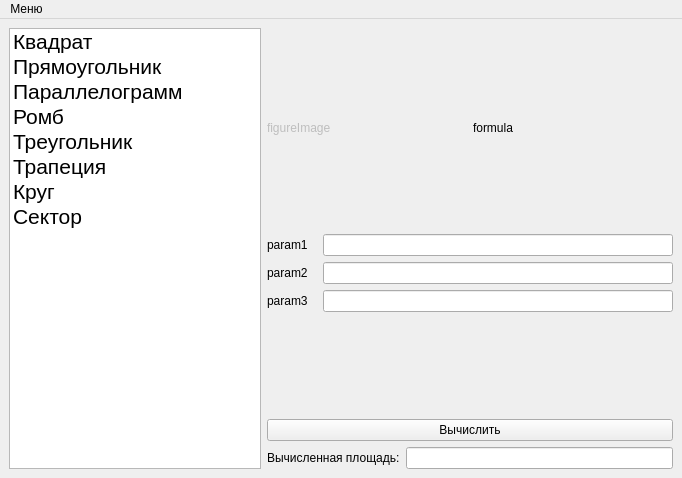
<?xml version="1.0" encoding="UTF-8"?>
<ui version="4.0">
 <class>MainWindow</class>
 <widget class="QMainWindow" name="MainWindow">
  <property name="geometry">
   <rect>
    <x>0</x>
    <y>0</y>
    <width>682</width>
    <height>478</height>
   </rect>
  </property>
  <property name="sizePolicy">
   <sizepolicy hsizetype="Preferred" vsizetype="Preferred">
    <horstretch>0</horstretch>
    <verstretch>0</verstretch>
   </sizepolicy>
  </property>
  <property name="windowTitle">
   <string>MainWindow</string>
  </property>
  <widget class="QWidget" name="centralwidget">
   <property name="sizePolicy">
    <sizepolicy hsizetype="Preferred" vsizetype="Preferred">
     <horstretch>0</horstretch>
     <verstretch>0</verstretch>
    </sizepolicy>
   </property>
   <layout class="QVBoxLayout" name="verticalLayout">
    <item>
     <layout class="QHBoxLayout" name="horizontalLayout">
      <item>
       <widget class="QListWidget" name="listWidget">
        <property name="sizePolicy">
         <sizepolicy hsizetype="Preferred" vsizetype="Preferred">
          <horstretch>0</horstretch>
          <verstretch>0</verstretch>
         </sizepolicy>
        </property>
        <property name="minimumSize">
         <size>
          <width>240</width>
          <height>0</height>
         </size>
        </property>
        <item>
         <property name="text">
          <string>Квадрат</string>
         </property>
         <property name="font">
          <font>
           <pointsize>16</pointsize>
          </font>
         </property>
         <property name="icon">
          <iconset resource="resource.qrc">
           <normaloff>:/images/icons/square-svgrepo-com.svg</normaloff>:/images/icons/square-svgrepo-com.svg</iconset>
         </property>
        </item>
        <item>
         <property name="text">
          <string>Прямоугольник</string>
         </property>
         <property name="font">
          <font>
           <pointsize>16</pointsize>
          </font>
         </property>
         <property name="icon">
          <iconset resource="resource.qrc">
           <normaloff>:/images/icons/rectangle-wide-svgrepo-com.svg</normaloff>:/images/icons/rectangle-wide-svgrepo-com.svg</iconset>
         </property>
        </item>
        <item>
         <property name="text">
          <string>Параллелограмм</string>
         </property>
         <property name="font">
          <font>
           <pointsize>16</pointsize>
          </font>
         </property>
         <property name="icon">
          <iconset resource="resource.qrc">
           <normaloff>:/images/icons/parallelogram-svgrepo-com.svg</normaloff>:/images/icons/parallelogram-svgrepo-com.svg</iconset>
         </property>
        </item>
        <item>
         <property name="text">
          <string>Ромб</string>
         </property>
         <property name="font">
          <font>
           <pointsize>16</pointsize>
          </font>
         </property>
         <property name="icon">
          <iconset resource="resource.qrc">
           <normaloff>:/images/icons/rhombus-svgrepo-com.svg</normaloff>:/images/icons/rhombus-svgrepo-com.svg</iconset>
         </property>
        </item>
        <item>
         <property name="text">
          <string>Треугольник</string>
         </property>
         <property name="font">
          <font>
           <pointsize>16</pointsize>
          </font>
         </property>
         <property name="icon">
          <iconset resource="resource.qrc">
           <normaloff>:/images/icons/triangle-svgrepo-com.svg</normaloff>:/images/icons/triangle-svgrepo-com.svg</iconset>
         </property>
        </item>
        <item>
         <property name="text">
          <string>Трапеция</string>
         </property>
         <property name="font">
          <font>
           <pointsize>16</pointsize>
          </font>
         </property>
         <property name="icon">
          <iconset resource="resource.qrc">
           <normaloff>:/images/icons/trapezoid-svgrepo-com.svg</normaloff>:/images/icons/trapezoid-svgrepo-com.svg</iconset>
         </property>
        </item>
        <item>
         <property name="text">
          <string>Круг</string>
         </property>
         <property name="font">
          <font>
           <pointsize>16</pointsize>
          </font>
         </property>
         <property name="icon">
          <iconset resource="resource.qrc">
           <normaloff>:/images/icons/circle-svgrepo-com.svg</normaloff>:/images/icons/circle-svgrepo-com.svg</iconset>
         </property>
        </item>
        <item>
         <property name="text">
          <string>Сектор</string>
         </property>
         <property name="font">
          <font>
           <pointsize>16</pointsize>
          </font>
         </property>
         <property name="icon">
          <iconset resource="resource.qrc">
           <normaloff>:/images/icons/circular-cake-graphic-with-quarter-part-cutted-svgrepo-com.svg</normaloff>:/images/icons/circular-cake-graphic-with-quarter-part-cutted-svgrepo-com.svg</iconset>
         </property>
        </item>
       </widget>
      </item>
      <item>
       <layout class="QVBoxLayout" name="verticalLayout_2">
        <item>
         <layout class="QHBoxLayout" name="horizontalLayout_1">
          <item>
           <widget class="QLabel" name="figureImage">
            <property name="enabled">
             <bool>false</bool>
            </property>
            <property name="sizePolicy">
             <sizepolicy hsizetype="Fixed" vsizetype="Fixed">
              <horstretch>200</horstretch>
              <verstretch>200</verstretch>
             </sizepolicy>
            </property>
            <property name="minimumSize">
             <size>
              <width>200</width>
              <height>200</height>
             </size>
            </property>
            <property name="maximumSize">
             <size>
              <width>200</width>
              <height>200</height>
             </size>
            </property>
            <property name="baseSize">
             <size>
              <width>0</width>
              <height>0</height>
             </size>
            </property>
            <property name="text">
             <string>figureImage</string>
            </property>
            <property name="scaledContents">
             <bool>false</bool>
            </property>
            <property name="wordWrap">
             <bool>false</bool>
            </property>
           </widget>
          </item>
          <item>
           <widget class="QLabel" name="formula">
            <property name="sizePolicy">
             <sizepolicy hsizetype="Fixed" vsizetype="Fixed">
              <horstretch>200</horstretch>
              <verstretch>200</verstretch>
             </sizepolicy>
            </property>
            <property name="minimumSize">
             <size>
              <width>200</width>
              <height>200</height>
             </size>
            </property>
            <property name="maximumSize">
             <size>
              <width>200</width>
              <height>200</height>
             </size>
            </property>
            <property name="text">
             <string>formula</string>
            </property>
           </widget>
          </item>
         </layout>
        </item>
        <item>
         <layout class="QHBoxLayout" name="horizontalLayout_2">
          <item>
           <widget class="QLabel" name="label">
            <property name="sizePolicy">
             <sizepolicy hsizetype="Fixed" vsizetype="Preferred">
              <horstretch>50</horstretch>
              <verstretch>0</verstretch>
             </sizepolicy>
            </property>
            <property name="minimumSize">
             <size>
              <width>50</width>
              <height>0</height>
             </size>
            </property>
            <property name="text">
             <string>param1</string>
            </property>
           </widget>
          </item>
          <item>
           <widget class="QLineEdit" name="lineEdit">
            <property name="minimumSize">
             <size>
              <width>0</width>
              <height>0</height>
             </size>
            </property>
           </widget>
          </item>
         </layout>
        </item>
        <item>
         <layout class="QHBoxLayout" name="horizontalLayout_5">
          <item>
           <widget class="QLabel" name="label_2">
            <property name="sizePolicy">
             <sizepolicy hsizetype="Fixed" vsizetype="Preferred">
              <horstretch>50</horstretch>
              <verstretch>0</verstretch>
             </sizepolicy>
            </property>
            <property name="minimumSize">
             <size>
              <width>50</width>
              <height>0</height>
             </size>
            </property>
            <property name="text">
             <string>param2</string>
            </property>
           </widget>
          </item>
          <item>
           <widget class="QLineEdit" name="lineEdit_2"/>
          </item>
         </layout>
        </item>
        <item>
         <layout class="QHBoxLayout" name="horizontalLayout_6">
          <item>
           <widget class="QLabel" name="label_3">
            <property name="sizePolicy">
             <sizepolicy hsizetype="Fixed" vsizetype="Preferred">
              <horstretch>50</horstretch>
              <verstretch>0</verstretch>
             </sizepolicy>
            </property>
            <property name="minimumSize">
             <size>
              <width>50</width>
              <height>0</height>
             </size>
            </property>
            <property name="text">
             <string>param3</string>
            </property>
           </widget>
          </item>
          <item>
           <widget class="QLineEdit" name="lineEdit_3"/>
          </item>
         </layout>
        </item>
        <item>
         <spacer name="verticalSpacer">
          <property name="orientation">
           <enum>Qt::Orientation::Vertical</enum>
          </property>
          <property name="sizeHint" stdset="0">
           <size>
            <width>20</width>
            <height>40</height>
           </size>
          </property>
         </spacer>
        </item>
        <item>
         <layout class="QVBoxLayout" name="verticalLayout_3">
          <item>
           <widget class="QPushButton" name="pushButton">
            <property name="text">
             <string>Вычислить</string>
            </property>
           </widget>
          </item>
          <item>
           <layout class="QHBoxLayout" name="horizontalLayout_9">
            <item>
             <widget class="QLabel" name="label_5">
              <property name="text">
               <string>Вычисленная площадь:</string>
              </property>
             </widget>
            </item>
            <item>
             <widget class="QLineEdit" name="lineEdit_4"/>
            </item>
           </layout>
          </item>
         </layout>
        </item>
       </layout>
      </item>
     </layout>
    </item>
   </layout>
  </widget>
  <widget class="QMenuBar" name="menubar">
   <property name="geometry">
    <rect>
     <x>0</x>
     <y>0</y>
     <width>682</width>
     <height>25</height>
    </rect>
   </property>
   <widget class="QMenu" name="menu">
    <property name="title">
     <string>Меню</string>
    </property>
    <addaction name="action"/>
    <addaction name="action_2"/>
    <addaction name="action_3"/>
   </widget>
   <addaction name="menu"/>
  </widget>
  <action name="actionjjj">
   <property name="text">
    <string>jjj</string>
   </property>
  </action>
  <action name="action">
   <property name="text">
    <string>Авторы</string>
   </property>
  </action>
  <action name="action_2">
   <property name="text">
    <string>Очистить</string>
   </property>
  </action>
  <action name="action_3">
   <property name="text">
    <string>Выход</string>
   </property>
  </action>
 </widget>
 <resources>
  <include location="resource.qrc"/>
 </resources>
 <connections>
  <connection>
   <sender>action_3</sender>
   <signal>triggered()</signal>
   <receiver>MainWindow</receiver>
   <slot>close()</slot>
   <hints>
    <hint type="sourcelabel">
     <x>-1</x>
     <y>-1</y>
    </hint>
    <hint type="destinationlabel">
     <x>336</x>
     <y>312</y>
    </hint>
   </hints>
  </connection>
  <connection>
   <sender>action_2</sender>
   <signal>triggered()</signal>
   <receiver>lineEdit_4</receiver>
   <slot>clear()</slot>
   <hints>
    <hint type="sourcelabel">
     <x>-1</x>
     <y>-1</y>
    </hint>
    <hint type="destinationlabel">
     <x>549</x>
     <y>448</y>
    </hint>
   </hints>
  </connection>
  <connection>
   <sender>action_2</sender>
   <signal>triggered()</signal>
   <receiver>lineEdit</receiver>
   <slot>clear()</slot>
   <hints>
    <hint type="sourcelabel">
     <x>-1</x>
     <y>-1</y>
    </hint>
    <hint type="destinationlabel">
     <x>493</x>
     <y>261</y>
    </hint>
   </hints>
  </connection>
  <connection>
   <sender>action_2</sender>
   <signal>triggered()</signal>
   <receiver>lineEdit_2</receiver>
   <slot>clear()</slot>
   <hints>
    <hint type="sourcelabel">
     <x>-1</x>
     <y>-1</y>
    </hint>
    <hint type="destinationlabel">
     <x>493</x>
     <y>298</y>
    </hint>
   </hints>
  </connection>
  <connection>
   <sender>action_2</sender>
   <signal>triggered()</signal>
   <receiver>lineEdit_3</receiver>
   <slot>clear()</slot>
   <hints>
    <hint type="sourcelabel">
     <x>-1</x>
     <y>-1</y>
    </hint>
    <hint type="destinationlabel">
     <x>493</x>
     <y>335</y>
    </hint>
   </hints>
  </connection>
 </connections>
</ui>
